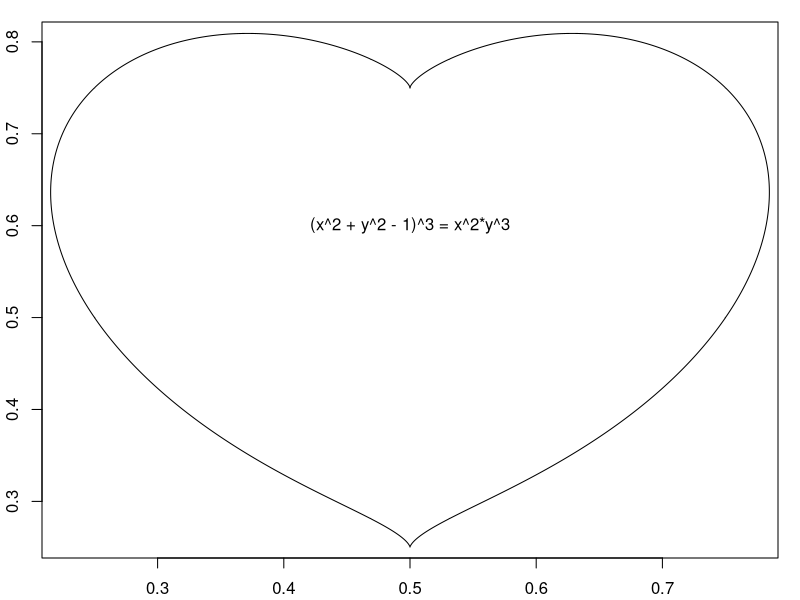

Write the R code that produced this figure.
#!/usr/bin/env Rscript

x <- seq(-2,2,0.001)
y <- seq(-2,2,0.001)

z <- outer(x,y, function(x,y) (x^2 + y^2 - 1)^3 - x^2*y^3)

outFile <- "../banners/love.png"
png(outFile, h = 400, w = 400, res = 200, pointsize = 8)
par(mar = c(2,2,1,1) + 0.1)
contour(z, levels = 0, drawlabels = FALSE, ylim = c(0.26,0.8), xlim = c(0.23,0.77))
text(0.5,0.6, labels = ("(x^2 + y^2 - 1)^3 = x^2*y^3"), cex = 1)
dev.off()
